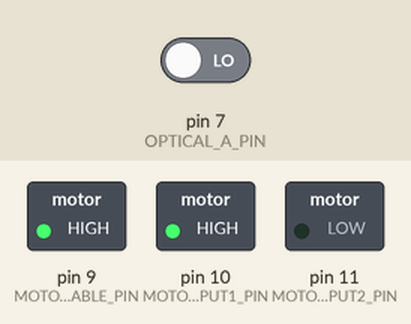
Recording of a sketch running on a simulated Arduino Uno, built with avr-gcc and run on an emulated ATmega328P. Shown: switched loads named in the sketch (green lamp = pin HIGH). The inputs (shaded band) are chosen by the test bench; at power-on: pin 7 (OPTICAL_A_PIN) LOW.

Above: at 0.1 s.
Timing chart, 0 to 1.6 s (numbered marks = the images above):
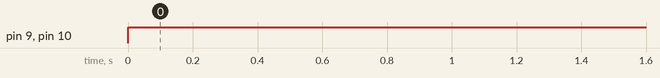

Measured:
- by itself, pin 9 (MOTOR_A_ENABLE_PIN), pin 10 (MOTOR_A_INPUT1_PIN): LOW → HIGH at 0.00 s

The sketch:

optical_encoder_test.ino
```cpp
const int OPTICAL_A_PIN = 7;
const int OPTICAL_B_PIN = 8;

const int MOTOR_A_ENABLE_PIN = 9;
const int MOTOR_A_INPUT1_PIN = 10;
const int MOTOR_A_INPUT2_PIN = 11;

bool currentOpticalRead = false;
bool lastOpticalRead = false;
int motorRotation = 0;

int FULL_ROTATION = 16;

// Set the speed of the motors
// The speed is given between 0 and 255 with positive values
// corresponding to one direction and negative to the other
void rotateMotor(int speedMotorA) {
  if (speedMotorA == 0) {
    digitalWrite(MOTOR_A_INPUT1_PIN, LOW);
    digitalWrite(MOTOR_A_INPUT2_PIN, LOW);
  } else if (speedMotorA > 0) {
    digitalWrite(MOTOR_A_INPUT1_PIN, HIGH);
    digitalWrite(MOTOR_A_INPUT2_PIN, LOW);
    analogWrite(MOTOR_A_ENABLE_PIN, speedMotorA);
  } else {
    digitalWrite(MOTOR_A_INPUT1_PIN, LOW);
    digitalWrite(MOTOR_A_INPUT2_PIN, HIGH);
    analogWrite(MOTOR_A_ENABLE_PIN, -speedMotorA);
  }
}

void setup() {
  Serial.begin(9600);

  pinMode(OPTICAL_A_PIN, INPUT);
  pinMode(OPTICAL_B_PIN, INPUT);

  pinMode(MOTOR_A_ENABLE_PIN, OUTPUT);
  pinMode(MOTOR_A_INPUT1_PIN, OUTPUT);
  pinMode(MOTOR_A_INPUT2_PIN, OUTPUT);

  digitalWrite(MOTOR_A_INPUT1_PIN, LOW);
  digitalWrite(MOTOR_A_INPUT2_PIN, LOW);

  lastOpticalRead = digitalRead(OPTICAL_A_PIN);
}

void loop() {
  motorRotation = 0;
  rotateMotor(255);
  while (abs(motorRotation) <= 300 * FULL_ROTATION) {
    currentOpticalRead = digitalRead(OPTICAL_A_PIN);
    if (currentOpticalRead != lastOpticalRead) {
      if (digitalRead(OPTICAL_B_PIN) == currentOpticalRead) {
        motorRotation++;
      } else {
        motorRotation--;
      }
      lastOpticalRead = currentOpticalRead;
    }

//    Serial.print("Rotation:");
//    Serial.print(motorRotation);
//    Serial.println();
  }

  rotateMotor(0);

  Serial.print("Rotation:");
  Serial.print(motorRotation);
  Serial.println();

  delay(2000);

//  Serial.print("Optical_A:");
//  Serial.print(digitalRead(OPTICAL_A_PIN));
//  Serial.print(",");
//  Serial.print("Optical_B:");
//  Serial.print(digitalRead(OPTICAL_B_PIN));
//  Serial.println();
}
```
